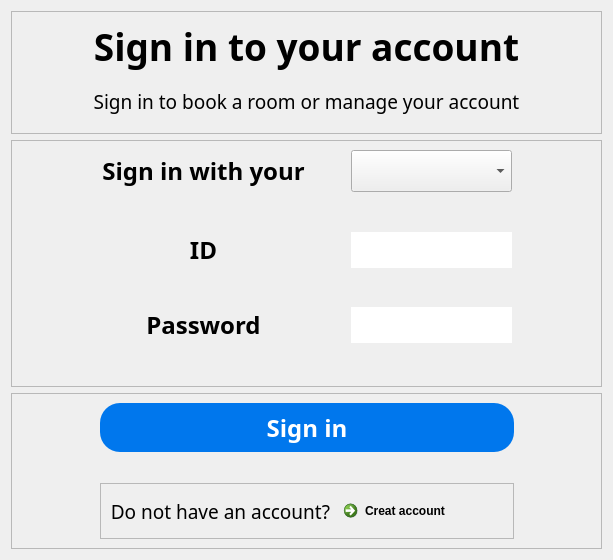
           <widget class="QWidget" name="sign_in_page">
            <layout class="QGridLayout" name="gridLayout" rowstretch="1,2,1">
             <item row="1" column="0">
              <widget class="QFrame" name="title">
               <property name="frameShape">
                <enum>QFrame::StyledPanel</enum>
               </property>
               <property name="frameShadow">
                <enum>QFrame::Raised</enum>
               </property>
               <layout class="QGridLayout" name="gridLayout_5">
                <item row="0" column="0">
                 <layout class="QGridLayout" name="gridLayout_4" columnstretch="2,4,0,4,2">
                  <item row="4" column="1">
                   <widget class="QLabel" name="label_5">
                    <property name="font">
                     <font>
                      <family>Bahnschrift SemiBold</family>
                      <pointsize>18</pointsize>
                      <weight>75</weight>
                      <bold>true</bold>
                     </font>
                    </property>
                    <property name="text">
                     <string>Password</string>
                    </property>
                    <property name="alignment">
                     <set>Qt::AlignCenter</set>
                    </property>
                   </widget>
                  </item>
                  <item row="0" column="0">
                   <spacer name="horizontalSpacer">
                    <property name="orientation">
                     <enum>Qt::Horizontal</enum>
                    </property>
                    <property name="sizeHint" stdset="0">
                     <size>
                      <width>40</width>
                      <height>20</height>
                     </size>
                    </property>
                   </spacer>
                  </item>
                  <item row="0" column="4">
                   <spacer name="horizontalSpacer_3">
                    <property name="orientation">
                     <enum>Qt::Horizontal</enum>
                    </property>
                    <property name="sizeHint" stdset="0">
                     <size>
                      <width>40</width>
                      <height>20</height>
                     </size>
                    </property>
                   </spacer>
                  </item>
                  <item row="3" column="3">
                   <spacer name="verticalSpacer_4">
                    <property name="orientation">
                     <enum>Qt::Vertical</enum>
                    </property>
                    <property name="sizeHint" stdset="0">
                     <size>
                      <width>20</width>
                      <height>40</height>
                     </size>
                    </property>
                   </spacer>
                  </item>
                  <item row="4" column="3">
                   <widget class="QLineEdit" name="Pwd_in">
                    <property name="sizePolicy">
                     <sizepolicy hsizetype="Expanding" vsizetype="Expanding">
                      <horstretch>0</horstretch>
                      <verstretch>0</verstretch>
                     </sizepolicy>
                    </property>
                    <property name="font">
                     <font>
                      <family>Bahnschrift SemiBold</family>
                      <pointsize>18</pointsize>
                      <weight>75</weight>
                      <bold>true</bold>
                     </font>
                    </property>
                    <property name="styleSheet">
                     <string notr="true">QLineEdit{border-radius:20px;}</string>
                    </property>
                    <property name="text">
                     <string/>
                    </property>
                    <property name="echoMode">
                     <enum>QLineEdit::Password</enum>
                    </property>
                    <property name="readOnly">
                     <bool>true</bool>
                    </property>
                    <property name="clearButtonEnabled">
                     <bool>true</bool>
                    </property>
                   </widget>
                  </item>
                  <item row="1" column="3">
                   <spacer name="verticalSpacer_2">
                    <property name="orientation">
                     <enum>Qt::Vertical</enum>
                    </property>
                    <property name="sizeHint" stdset="0">
                     <size>
                      <width>20</width>
                      <height>40</height>
                     </size>
                    </property>
                   </spacer>
                  </item>
                  <item row="0" column="2">
                   <spacer name="horizontalSpacer_2">
                    <property name="orientation">
                     <enum>Qt::Horizontal</enum>
                    </property>
                    <property name="sizeHint" stdset="0">
                     <size>
                      <width>40</width>
                      <height>20</height>
                     </size>
                    </property>
                   </spacer>
                  </item>
                  <item row="0" column="1">
                   <widget class="QLabel" name="label_3">
                    <property name="font">
                     <font>
                      <family>Bahnschrift SemiBold</family>
                      <pointsize>18</pointsize>
                      <weight>75</weight>
                      <bold>true</bold>
                     </font>
                    </property>
                    <property name="text">
                     <string>Sign in with your</string>
                    </property>
                    <property name="alignment">
                     <set>Qt::AlignCenter</set>
                    </property>
                   </widget>
                  </item>
                  <item row="0" column="3">
                   <widget class="QComboBox" name="Sign_in_choose">
                    <property name="sizePolicy">
                     <sizepolicy hsizetype="Preferred" vsizetype="Expanding">
                      <horstretch>0</horstretch>
                      <verstretch>0</verstretch>
                     </sizepolicy>
                    </property>
                    <property name="font">
                     <font>
                      <family>Bahnschrift SemiBold</family>
                      <pointsize>18</pointsize>
                      <weight>75</weight>
                      <bold>true</bold>
                     </font>
                    </property>
                    <item>
                     <property name="text">
                      <string/>
                     </property>
                    </item>
                    <item>
                     <property name="text">
                      <string>Name</string>
                     </property>
                    </item>
                    <item>
                     <property name="text">
                      <string>Email</string>
                     </property>
                    </item>
                    <item>
                     <property name="text">
                      <string>Phone</string>
                     </property>
                    </item>
                   </widget>
                  </item>
                  <item row="2" column="1">
                   <widget class="QLabel" name="label_4">
                    <property name="font">
                     <font>
                      <family>Bahnschrift SemiBold</family>
                      <pointsize>18</pointsize>
                      <weight>75</weight>
                      <bold>true</bold>
                     </font>
                    </property>
                    <property name="text">
                     <string>ID</string>
                    </property>
                    <property name="alignment">
                     <set>Qt::AlignCenter</set>
                    </property>
                   </widget>
                  </item>
                  <item row="2" column="3">
                   <widget class="QLineEdit" name="ID_IN">
                    <property name="sizePolicy">
                     <sizepolicy hsizetype="Expanding" vsizetype="Expanding">
                      <horstretch>0</horstretch>
                      <verstretch>0</verstretch>
                     </sizepolicy>
                    </property>
                    <property name="font">
                     <font>
                      <family>Bahnschrift SemiBold</family>
                      <pointsize>18</pointsize>
                      <weight>75</weight>
                      <bold>true</bold>
                     </font>
                    </property>
                    <property name="styleSheet">
                     <string notr="true">QLineEdit{border-radius:20px;}</string>
                    </property>
                    <property name="clearButtonEnabled">
                     <bool>true</bool>
                    </property>
                   </widget>
                  </item>
                  <item row="5" column="3">
                   <spacer name="verticalSpacer_3">
                    <property name="orientation">
                     <enum>Qt::Vertical</enum>
                    </property>
                    <property name="sizeHint" stdset="0">
                     <size>
                      <width>20</width>
                      <height>40</height>
                     </size>
                    </property>
                   </spacer>
                  </item>
                 </layout>
                </item>
               </layout>
              </widget>
             </item>
             <item row="0" column="0">
              <widget class="QFrame" name="frame_2">
               <property name="frameShape">
                <enum>QFrame::StyledPanel</enum>
               </property>
               <property name="frameShadow">
                <enum>QFrame::Raised</enum>
               </property>
               <layout class="QGridLayout" name="gridLayout_3">
                <item row="0" column="0">
                 <layout class="QGridLayout" name="gridLayout_2">
                  <item row="0" column="0">
                   <widget class="QLabel" name="label">
                    <property name="font">
                     <font>
                      <family>Bahnschrift SemiBold</family>
                      <pointsize>28</pointsize>
                      <weight>75</weight>
                      <bold>true</bold>
                     </font>
                    </property>
                    <property name="text">
                     <string>Sign in to your account</string>
                    </property>
                    <property name="alignment">
                     <set>Qt::AlignCenter</set>
                    </property>
                   </widget>
                  </item>
                  <item row="1" column="0">
                   <widget class="QLabel" name="label_2">
                    <property name="font">
                     <font>
                      <family>Bahnschrift Light</family>
                      <pointsize>14</pointsize>
                     </font>
                    </property>
                    <property name="text">
                     <string>Sign in to book a room or manage your account</string>
                    </property>
                    <property name="alignment">
                     <set>Qt::AlignCenter</set>
                    </property>
                   </widget>
                  </item>
                 </layout>
                </item>
               </layout>
              </widget>
             </item>
             <item row="2" column="0">
              <widget class="QFrame" name="frame_3">
               <property name="frameShape">
                <enum>QFrame::StyledPanel</enum>
               </property>
               <property name="frameShadow">
                <enum>QFrame::Raised</enum>
               </property>
               <layout class="QGridLayout" name="gridLayout_7">
                <item row="0" column="0">
                 <layout class="QGridLayout" name="gridLayout_6" rowstretch="2,1,2" columnstretch="3,1,3">
                  <item row="0" column="1">
                   <widget class="QPushButton" name="sign_in">
                    <property name="sizePolicy">
                     <sizepolicy hsizetype="Minimum" vsizetype="Expanding">
                      <horstretch>0</horstretch>
                      <verstretch>0</verstretch>
                     </sizepolicy>
                    </property>
                    <property name="font">
                     <font>
                      <family>Bahnschrift SemiBold</family>
                      <pointsize>18</pointsize>
                      <weight>75</weight>
                      <bold>true</bold>
                     </font>
                    </property>
                    <property name="styleSheet">
                     <string notr="true">QPushButton{background-color: rgb(0, 119, 237); border-radius:20px; color:rgb(255,255,255);}</string>
                    </property>
                    <property name="text">
                     <string>Sign in</string>
                    </property>
                   </widget>
                  </item>
                  <item row="0" column="2">
                   <spacer name="horizontalSpacer_5">
                    <property name="orientation">
                     <enum>Qt::Horizontal</enum>
                    </property>
                    <property name="sizeHint" stdset="0">
                     <size>
                      <width>40</width>
                      <height>20</height>
                     </size>
                    </property>
                   </spacer>
                  </item>
                  <item row="0" column="0">
                   <spacer name="horizontalSpacer_4">
                    <property name="orientation">
                     <enum>Qt::Horizontal</enum>
                    </property>
                    <property name="sizeHint" stdset="0">
                     <size>
                      <width>40</width>
                      <height>20</height>
                     </size>
                    </property>
                   </spacer>
                  </item>
                  <item row="2" column="1">
                   <widget class="QFrame" name="frame">
                    <property name="frameShape">
                     <enum>QFrame::StyledPanel</enum>
                    </property>
                    <property name="frameShadow">
                     <enum>QFrame::Raised</enum>
                    </property>
                    <layout class="QGridLayout" name="gridLayout_9">
                     <item row="0" column="0">
                      <layout class="QGridLayout" name="gridLayout_8">
                       <item row="0" column="0">
                        <widget class="QLabel" name="label_6">
                         <property name="font">
                          <font>
                           <family>Bahnschrift Light</family>
                           <pointsize>14</pointsize>
                          </font>
                         </property>
                         <property name="text">
                          <string>Do not have an account?</string>
                         </property>
                         <property name="alignment">
                          <set>Qt::AlignRight|Qt::AlignTrailing|Qt::AlignVCenter</set>
                         </property>
                        </widget>
                       </item>
                       <item row="0" column="1">
                        <widget class="QCommandLinkButton" name="to_sign_up_page">
                         <property name="styleSheet">
                          <string notr="true">QCommandLinkButton{background-color: rgb(0, 119, 237,0);}</string>
                         </property>
                         <property name="text">
                          <string>Creat account</string>
                         </property>
                        </widget>
                       </item>
                      </layout>
                     </item>
                    </layout>
                   </widget>
                  </item>
                  <item row="1" column="1">
                   <spacer name="verticalSpacer">
                    <property name="orientation">
                     <enum>Qt::Vertical</enum>
                    </property>
                    <property name="sizeHint" stdset="0">
                     <size>
                      <width>20</width>
                      <height>40</height>
                     </size>
                    </property>
                   </spacer>
                  </item>
                 </layout>
                </item>
               </layout>
              </widget>
             </item>
            </layout>
           </widget>
